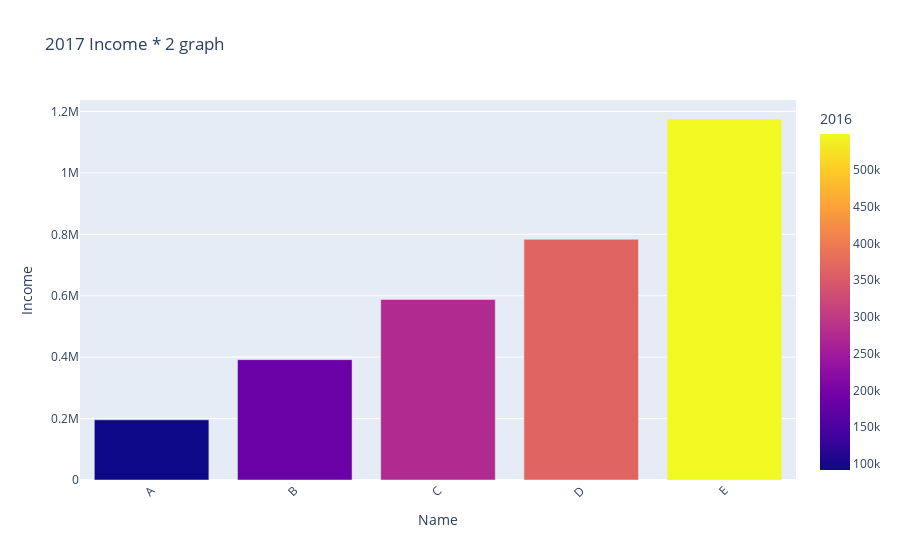

The code cell stored with this chart in its notebook:
### Markdown cell above
จากข้อ 2 ให้ตั้งชื่อกราฟให้เหมาะสม เป็นชื่อแกน X Y ให้เหมาะสมและให้ไล่สีจากเงินเดือนปี 2016 รวม
ถึงเมื่อนำเม้าส์ไปวาง จะแสดงเงินเดือนเงินเดือนของแต่ละปี และเงินเดือนเฉลี่ย (จะเพิ่ม column ใน
DataFrame หรือจะคำนวณแยกก็ได้)

### Code cell
dfo['avg']=[dfo.iloc[0].mean(),dfo.iloc[1].mean(),dfo.iloc[2].mean(),dfo.iloc[3].mean(),dfo.iloc[4].mean()]
fig1 = px.bar(dfo, x=dfo.index, y= dfo['2017'] *2,
              labels={'x':'Name','y':'Income'},
              title ='2017 Income * 2 graph',
              color='2016',
              hover_data=['2017','2018','2019','2020','avg'],)
fig1.update_layout(xaxis_tickangle = -45)
fig1.show()

### Figure 1 — Plotly figure (JSON) as saved in the notebook; plotly's stock layout.template omitted (floating-point values rounded to 4 significant figures)
{"data": [{"alignmentgroup": "True", "customdata": [[97960.0, 104800.0, 112100.0, 120000, 105300.0], [195900.0, 209600.0, 224300.0, 240000, 210600.0], [293900.0, 314400.0, 336400.0, 360000, 315900.0], [391800.0, 419300.0, 448600.0, 480000, 421200.0], [587700.0, 628900.0, 672900.0, 720000, 631800.0]], "hoverlabel": {"namelength": 0}, "hovertemplate": "Name=%{x}<br>Income=%{y}<br>2017=%{customdata[0]}<br>2018=%{customdata[1]}<br>2019=%{customdata[2]}<br>2020=%{customdata[3]}<br>avg=%{customdata[4]}<br>2016=%{marker.color}", "legendgroup": "", "marker": {"color": [91550.0, 183100.0, 274600.0, 366200.0, 549300.0], "coloraxis": "coloraxis"}, "name": "", "offsetgroup": "", "orientation": "v", "showlegend": false, "textposition": "auto", "type": "bar", "x": ["A", "B", "C", "D", "E"], "xaxis": "x", "y": [195900.0, 391800.0, 587700.0, 783600.0, 1175000.0], "yaxis": "y"}], "layout": {"barmode": "relative", "coloraxis": {"colorbar": {"title": {"text": "2016"}}, "colorscale": [[0, "#0d0887"], [0.1111, "#46039f"], [0.2222, "#7201a8"], [0.3333, "#9c179e"], [0.4444, "#bd3786"], [0.5556, "#d8576b"], [0.6667, "#ed7953"], [0.7778, "#fb9f3a"], [0.8889, "#fdca26"], [1, "#f0f921"]]}, "legend": {"tracegroupgap": 0}, "title": {"text": "2017 Income * 2 graph"}, "xaxis": {"anchor": "y", "domain": [0, 1], "tickangle": -45, "title": {"text": "Name"}}, "yaxis": {"anchor": "x", "domain": [0, 1], "title": {"text": "Income"}}}}
